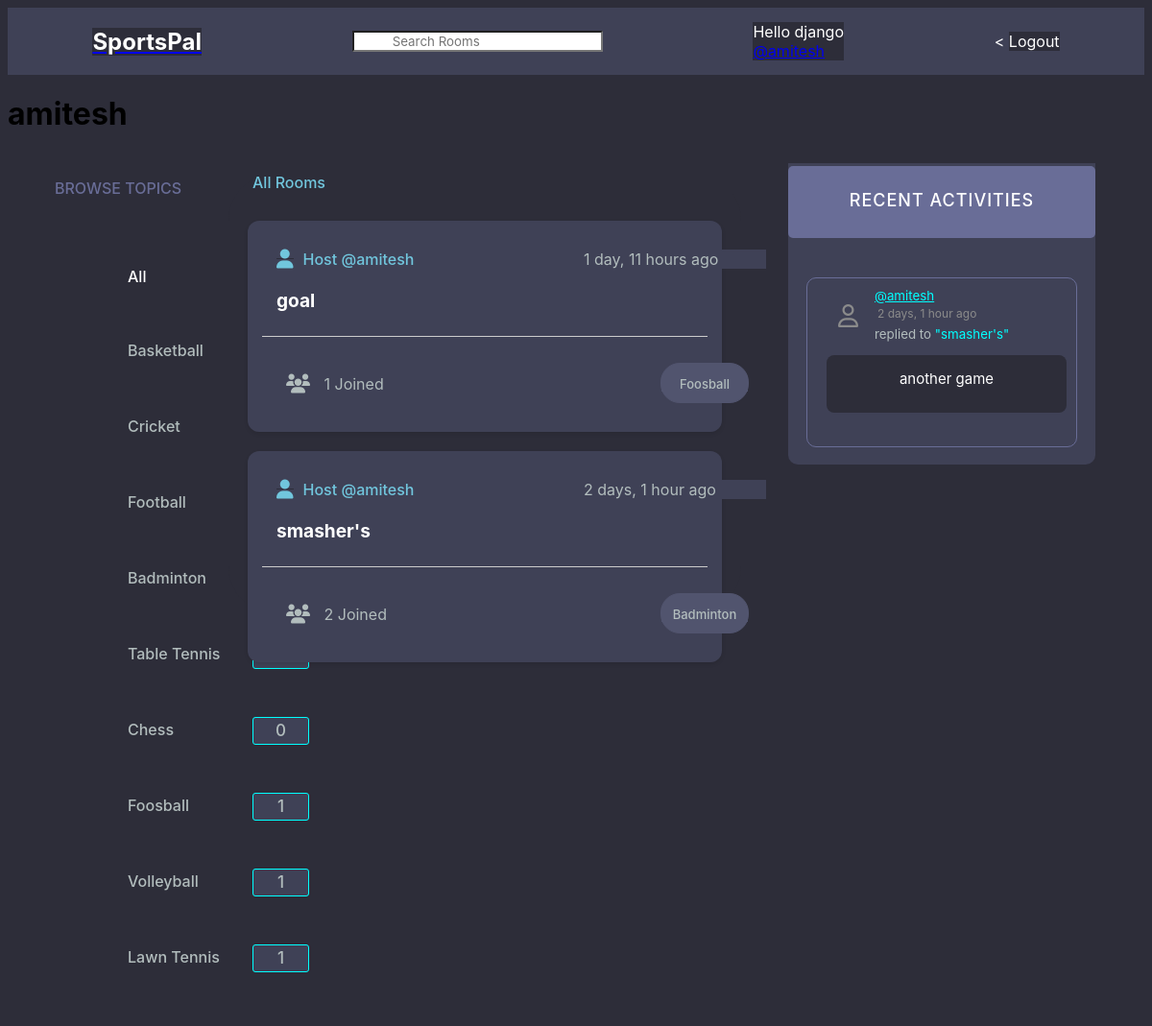
The app's page /profile/7/ (signed in) with its own data.
### base/models.py (models this page shows, shortened)
class Topic(models.Model):
    name = models.CharField(max_length=200)

class Room(models.Model):
    host = models.ForeignKey(User, on_delete=models.SET_NULL, null=True)
    topic = models.ForeignKey(Topic, on_delete=models.SET_NULL, null=True)
    name = models.CharField(max_length=200)
    description = models.TextField(null = True, blank = True)
    participants = models.ManyToManyField(User, related_name='participants', blank=True)
    updated = models.DateTimeField(auto_now=True)
    created = models.DateTimeField(auto_now_add=True)
    class Meta:
        ordering = ('-updated','-created')
    def __str__(self):
        return self.name

class Message(models.Model):
    user = models.ForeignKey(User, on_delete=models.CASCADE)
    room = models.ForeignKey(Room, on_delete=models.CASCADE)
    body = models.TextField()
    updated = models.DateTimeField(auto_now=True)
    created = models.DateTimeField(auto_now_add=True)
    def __str__(self):
        return self.body[0:50]

### base/views.py (the view)
# urls.py: path("profile/<str:pk>/", views.userProfile, name="user-profile"),
def userProfile(request,pk):
    user = User.objects.get(id=pk)
    rooms = user.room_set.all()
    room_messages = user.message_set.all()
    topics = Topic.objects.all()
    context = {'user':user,'rooms':rooms,'room_messages':room_messages,'topics':topics}
    return render(request,'base/profile.html',context)

### base/templates/base/profile.html (shortened to what this page needs)
{% extends 'main.html' %}
{%block content%}
<h1>{{user.username}} </h1>
<div class = "profile-container">
    <div>
        {% include 'base/topics_component.html' %}
    <div>
        {% include 'base/feed_component.html' %}
    </div>
    <div>
        {% include 'base/activity_component.html' %}
    </div>
{%endblock content%}

### templates/navbar.html (shortened to what this page needs)
{% load static %}
{% block css %}
    <link rel="stylesheet" type="text/css" href="{% static 'styles/navbar.css' %}">
{% endblock %}
<div class="navbar">
    <div class="logo">
        <a href="/"> <h1 style = "color: white;">SportsPal</h1></a>
    </div>
    <div class="search_bar">
        <form method = "GET" action="{% url 'home' %}">
            <input type = "text" name = "q" placeholder = "Search Rooms" />
        </form>
    </div>
    {% if request.user.is_authenticated %}
    <div class="profile">
        <p style="color: white;"> Hello {{request.user}}</p>
        <p><a href = "{'% url 'base/profile.html' message.user.id %}">@{{user.username}}</a></p>
    </div>
    <div class="logout"><
        <a href = "{% url 'logout' %}">Logout</a>
    </div>
    {% else %}
    <div class="login"><
        <a href = "{% url 'login' %}">Login</a>
    </div>
    {% endif %}
</div>

### base/templates/base/topics_component.html (shortened to what this page needs)
{% load static %}
{% block css %}
    <link rel="stylesheet" type="text/css" href="{% static 'styles/topics_component.css' %}">
{% endblock %}
<h3 class = "Topics" style = "color: #696d97; text-transform: uppercase;top:10px;">Browse Topics</h3>
<div class = "All">
    <p><a href="{% url 'home' %}"  style="color: white; text-decoration: none;"><div>All</div></a> </p>
</div>
<div class = "items_all">
    {% for topic in topics %}
        <div class = "List">
            <a href="{% url 'home' %}?q={{topic.name}}">{{topic.name}}
            <div id="count_div">
                <span id = "count">{{topic.room_set.all.count}}</span></a>
            </div>
        </div>
    {% endfor %}

### base/templates/base/feed_component.html (shortened to what this page needs)
{% load static %}
{% block css %}
    <link rel="stylesheet" type="text/css" href="{% static 'styles/feed_component.css' %}">
    <link href="{% static 'fontawesomefree/css/fontawesome.css' %}" rel="stylesheet" type="text/css">
    <link href="{% static 'fontawesomefree/css/brands.css' %}" rel="stylesheet" type="text/css">
    <link href="{% static 'fontawesomefree/css/solid.css' %}" rel="stylesheet" type="text/css">
{% endblock %}
<div style="position: relative;top:20px;z-index: 10;left:25px;color:#71c6dd;font-weight: 500;"> All Rooms</div>
<div class = "sports-rooms">
    {% for room in rooms %}
        <div class = "room_feat">
            <div id="host">
                <a href="{% url 'user-profile' room.host.id %}"style="background-color:#3f4156;z-index: 30;"><i class="fa-solid fa-user fa-lg" style="position: relative;right:10px;"></i>Host @{{room.host.username}}</a>
            </div>
            <div style = "background-color: #3f4156;" id = "timer">
                {{room.created|timesince}} ago
            </div>
                <div id="room_name">
                    <h5 style = "background-color: #3f4156;"><a href = "{% url 'room' room.id %}" style="background-color:#3f4156;">{{room.name}}</a></h5>
                </div>
                <hr style="position:relative;top :90px">
                <div style = "background-color: #3f4156;" id ="participants_num"><i class="fa-solid fa-users fa-lg"style="position:relative;right:10px;"></i>
                    {{room.participants.all.count}} Joined
                </div>
                <div id="topic_name">
                    <p style="background-color: #51546e;;">{{room.topic.name}}</p>
                </div>
        </div>
    {% endfor %}
</div>

### base/templates/base/activity_component.html (shortened to what this page needs)
{% load static %}
{% block css %}
    <link rel="stylesheet" type="text/css" href="{% static 'styles/activity_component.css' %}">
    <link href="{% static 'fontawesomefree/css/fontawesome.css' %}" rel="stylesheet" type="text/css">
    <link href="{% static 'fontawesomefree/css/brands.css' %}" rel="stylesheet" type="text/css">
    <link href="{% static 'fontawesomefree/css/solid.css' %}" rel="stylesheet" type="text/css">
{% endblock %}
<div class="block_layout">
    <div class="recent_activities">
        <h3> recent activities</h3>
    </div>
    {% for message in room_messages %}
    <div class = "box">
        <small >
            <div id="username">
                <a href = "{'% url 'user-profile' message.user.id %}" style="background-color: #3f4156;color: cyan; width:200px">@{{message.user}}</a>
            </div>
            <div id="time" style="color: #8b8b8b; font-size: 12px; margin:3px; width:200px;">
                {{message.created|timesince}} ago
            </div>
        </small>
        <div id="sender">
            <small style="background-color: #3f4156; color:#b2bdbd; width: 200px;">replied to <tag style="background-color: #3f4156; color:cyan">"{{message.room}}"</tag></small>
        </div>
        <div id="message" style="position: relative;top:8px;">
            <p>{{message}}</p>
        </div>
    </div>
    {% endfor %}
</div>

### static/styles/main.css (style rules this page uses)
* { background-color: #2d2d39;; }

### static/styles/navbar.css (style rules this page uses)
.navbar { display: flex; background-color:#3f4156; align-items: center; justify-content: space-around; text-decoration: none; padding: 10px; height: 50px; }
.navbar div { background-color:#3f4156 ; color: white; }
.logo h1 { margin: 0; font-size: 24px; font-weight: bold; text-decoration: none; }
.search_bar input[type="text"] { background-color: white; background-image: url('searchicon.png'); background-position: 10px 10px; background-repeat: no-repeat; padding-left: 40px; }
.profile p { margin: 0; }
.logout a { text-decoration: none; color: white; }

### static/styles/topics_component.css (style rules this page uses)
* { font-family: "DM Sans", -apple-system, BlinkMacSystemFont, "Segoe UI", Roboto, Oxygen, Ubuntu, Cantarell, "Open Sans", "Helvetica Neue", sans-serif; }
.Topics { position: relative; top : 50px; text-align: center; font-weight: 500; font-family: "DM Sans", -apple-system, BlinkMacSystemFont, "Segoe UI", Roboto, Oxygen, Ubuntu, Cantarell, "Open Sans", "Helvetica Neue", sans-serif; box-sizing: border-box; text-rendering: optimizeLegibility; font-size: inherit; }
.List, .All { display: flex; flex-direction: column; align-items: left; padding-left: 120px; }
.List a , .All { align-items: left; margin: 5px; font-weight: 500; color : #b2bdbd; text-decoration: none; width: 100px; }
#count,#total { display: inline-block; height: 20px; width: 50px; background-color: #3f4156; margin: 10px; border-radius: 3px; align-items: center; padding: 3.5px; text-align: center; border: 0.8px solid cyan; font-size: 17px; }
#count_div { position: relative; left: 120px; bottom: 38px; width: 100px; }
.All div { position: relative; top : 34px; }
div .List { width: 100px; }

### static/styles/feed_component.css (style rules this page uses)
.room_feat { display: flex; flex-direction: column; background-color: #fff; border-radius: 20px solid black; padding: 15px; box-shadow: 0 2px 4px rgba(0, 0, 0, 0.1); margin: 20px; border-radius: 12px; height: 190px; }
#host a { background-color: #3f4156; color: #fff; padding: 5px 10px; border-radius: 5px; text-align: center; text-decoration: none; margin-bottom: 5px; z-index: 20; }
#room_name a { color: white; text-decoration: none; transition: color 0.3s; }
hr { border: none; border-top: 1px solid #ccc; margin: 15px 0; }
.sports-rooms { border-radius: 50px; }
.room_feat { position: relative; top: 50px; background-color: #3f4156; }
#host,#edit,#delete,#room_name,#topic_name { background-color: #3f4156; }
#host a { font-family: "DM Sans", -apple-system, BlinkMacSystemFont, "Segoe UI", Roboto, Oxygen, Ubuntu, Cantarell, "Open Sans", "Helvetica Neue", sans-serif; margin: 0; padding: 0; box-sizing: border-box; text-rendering: optimizeLegibility; color:#71c6dd; font-size: inherit; font-weight: 500; }
#host { position: absolute; top : 30px; left:40px; z-index: 9; width : 150px; }
#timer { margin: 10px; position: absolute; top : 20px; left: 340px; width: 190px; color: #b2bdbd; }
#room_name { position: absolute; top : 40px; left : 30px; width : 190px; height: 80px; bottom: 28px; font-family: "DM Sans", -apple-system, BlinkMacSystemFont, "Segoe UI", Roboto, Oxygen, Ubuntu, Cantarell, "Open Sans", "Helvetica Neue", sans-serif; font-size: 23px; font-weight: 500; color: #e5e5e5; }
#topic_name { display: inline-block; position: absolute; bottom: 30px; left: 430px; width: 90px; font-size: medium; text-align: center; margin-top: 0px; background-color: #51546e; border-radius: 20px; font-size: 13px; border: 1px solid #51546e; color: #b2bdbd; height:40px; font-weight: 500; }
#participants_num { position: absolute; top : 160px; left: 50px; width : 120px; color: #b2bdbd; }
div .sports-rooms { position: relative; bottom: 20px; }

### base/templates/base/profile.html (style rules this page uses)
.profile-container { display: grid; grid-template-columns: 1fr 3fr 1fr; }

### records on screen
Topic: name "Basketball"
Topic: name "Cricket"
Topic: name "Football"
Topic: name "Badminton"
Topic: name "Table Tennis"
Topic: name "Chess", room_set.all.count "0"
Topic: name "Foosball", room_set.all.count "1"
Topic: name "Volleyball", room_set.all.count "1"
Topic: name "Lawn Tennis", room_set.all.count "1"
Room: host.username "amitesh", created "1 day, 11 hours", name "goal", participants.all.count "1", topic.name "Foosball"
Room: host.username "amitesh", created "2 days, 1 hour", name "smasher's", participants.all.count "2", topic.name "Badminton"
Message: user "amitesh", created "2 days, 1 hour", room "smasher's", body "another game"

### other values on screen
{{ request.user }} "django"
{{ user.username }} "amitesh"
